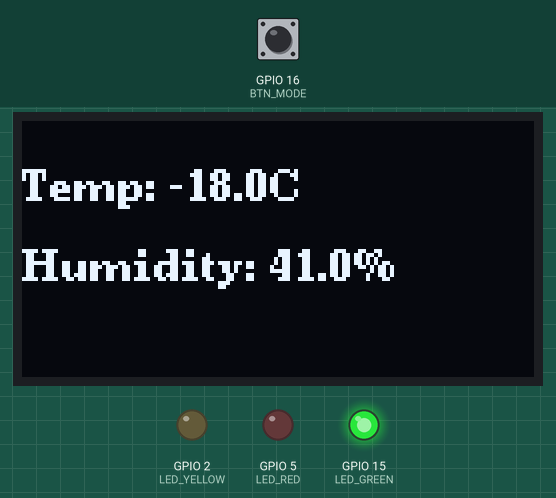
Recording of a program running on a simulated ESP8266 (NodeMCU). On the bench: 128×64 one-colour display, output pins drawn as LEDs (lit = HIGH). The inputs (shaded band) are chosen by the test bench; at power-on: GPIO 16 (BTN_MODE) HIGH. WiFi joins after 1.5 s; servers stay silent unless stated; random numbers use the default seed unless the program sets one; what the program prints to the serial monitor is not drawn.

Above: at 20.2 s.
20.3 s: GPIO 16 (BTN_MODE) pulled LOW for 3 s
At 22.6 s:
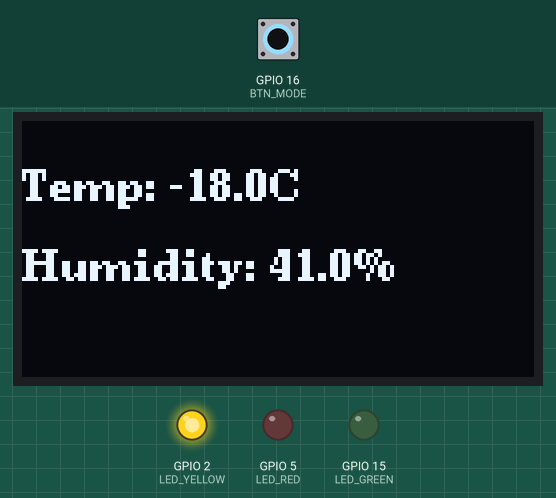
At 30.1 s:
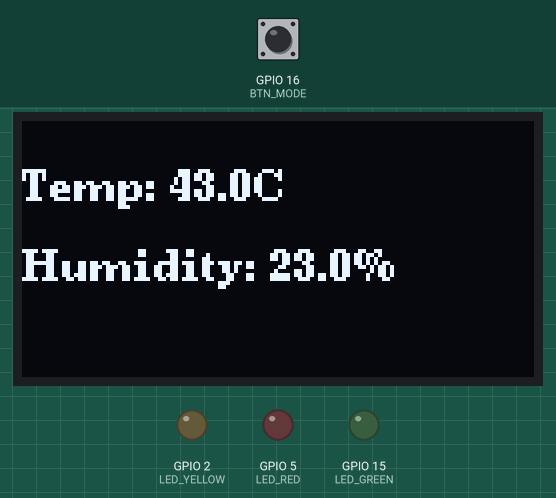
Timing chart, 0 to 38.4 s (numbered marks = the images above; inputs shaded):
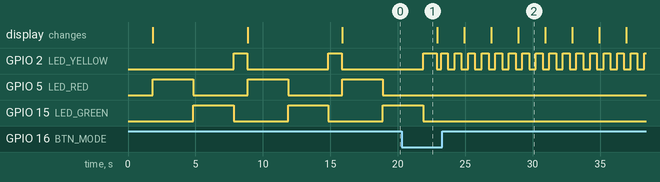

The program:

main.cpp
```cpp
#define BLYNK_PRINT Serial
#include <ESP8266WiFi.h>

#define BLYNK_TEMPLATE_ID "TMPL6LsgAX3Th"
#define BLYNK_TEMPLATE_NAME "ESP8266 Project Blynk"
#define BLYNK_AUTH_TOKEN "NRxDrvNE-3IC_sAFQrndANvDQBM1Sl9P"


#include <BlynkSimpleEsp8266.h>
#include <Wire.h>
#include <U8g2lib.h>
#include "utils.h"

// Thông tin WiFi và Blynk
char auth[] = "NRxDrvNE-3IC_sAFQrndANvDQBM1Sl9P";
char ssid[] = "CNTT-MMT";
char pass[] = "13572468";

// Định nghĩa chân LED và nút nhấn
#define LED_RED    5
#define LED_YELLOW 2
#define LED_GREEN  15
#define BTN_MODE   16

// Khai báo màn hình OLED SH1106
U8G2_SH1106_128X64_NONAME_F_HW_I2C u8g2(U8G2_R0, /* reset=*/ U8X8_PIN_NONE, /* SCL=*/ 12, /* SDA=*/ 13);

// Biến lưu trữ
unsigned long timerTemp = 0;
unsigned long timerUptime = 0;
bool yellowBlinkMode = false;
unsigned long startTime;

// 📌 Gửi thời gian hoạt động lên Blynk (V5)
void sendUptime() {
    unsigned long uptime = (millis() - startTime) / 1000; // Chuyển millis thành giây
    Blynk.virtualWrite(V0, uptime); // Gửi dữ liệu lên Label V5
}
void handleTemperatureHumidity();
void handleTrafficLight();
void handleUptime();
void sendUptime();

void setup() {
    Serial.begin(115200);
    WiFi.begin(ssid, pass);
    Blynk.begin(auth, ssid, pass);

    // Khởi động màn hình OLED
    u8g2.begin();

    // Cấu hình chân LED và nút nhấn
    pinMode(LED_RED, OUTPUT);
    pinMode(LED_YELLOW, OUTPUT);
    pinMode(LED_GREEN, OUTPUT);
    pinMode(BTN_MODE, INPUT_PULLUP);

    startTime = millis();
}

void loop() {
    Blynk.run();
    handleTemperatureHumidity();
    handleTrafficLight();
    handleUptime();
}

// 📌 Sinh số ngẫu nhiên và hiển thị lên OLED
void handleTemperatureHumidity() {
    if (!IsReady(timerTemp, 2000)) return;

    float temperature = random(-40, 81);
    float humidity = random(0, 101);

    Serial.printf("Temp: %.1f°C, Humidity: %.1f%%\n", temperature, humidity);

    u8g2.clearBuffer();
    u8g2.setFont(u8g2_font_ncenB08_tr);
    u8g2.drawStr(0, 20, StringFormat("Temp: %.1fC", temperature).c_str());
    u8g2.drawStr(0, 40, StringFormat("Humidity: %.1f%%", humidity).c_str());
    u8g2.sendBuffer();

    Blynk.virtualWrite(V1, temperature);
    Blynk.virtualWrite(V2, humidity);
}

// 📌 Điều khiển đèn giao thông
void handleTrafficLight() {
    static unsigned long lastBlink = 0;
    static bool lastButtonState = HIGH;

    bool buttonState = digitalRead(BTN_MODE);

    // Kiểm tra nếu nút được nhấn (chống dội)
    if (buttonState == LOW && lastButtonState == HIGH) {
        yellowBlinkMode = !yellowBlinkMode;
        Blynk.virtualWrite(V3, yellowBlinkMode);
        delay(300);
    }
    lastButtonState = buttonState;

    if (yellowBlinkMode) {
        if (millis() - lastBlink > 500) {
            digitalWrite(LED_YELLOW, !digitalRead(LED_YELLOW));
            lastBlink = millis();
        }
        digitalWrite(LED_RED, LOW);
        digitalWrite(LED_GREEN, LOW);
    } else {
        digitalWrite(LED_YELLOW, LOW);
        digitalWrite(LED_RED, HIGH);
        delay(3000);
        digitalWrite(LED_RED, LOW);
        digitalWrite(LED_GREEN, HIGH);
        delay(3000);
        digitalWrite(LED_GREEN, LOW);
        digitalWrite(LED_YELLOW, HIGH);
        delay(1000);
        digitalWrite(LED_YELLOW, LOW);
    }
}

// 📌 Gửi thời gian hoạt động mỗi giây
void handleUptime() {
    if (!IsReady(timerUptime, 1000)) return;
    sendUptime();
}

// 📌 Nhận tín hiệu từ Blynk để điều khiển chế độ đèn vàng nhấp nháy
BLYNK_WRITE(V3) {
    yellowBlinkMode = param.asInt();
}
```

utils.cpp
```cpp
#include "utils.h"
#include <stdarg.h>

bool IsReady(unsigned long &uTimer, uint32_t millisecond) {
    if (millis() - uTimer < millisecond) return false;
    uTimer = millis();
    return true;
}

String StringFormat(const char* fmt, ...) {
    va_list vaArgs;
    va_start(vaArgs, fmt);
    va_list vaArgsCopy;
    va_copy(vaArgsCopy, vaArgs);
    const int len = vsnprintf(NULL, 0, fmt, vaArgsCopy);
    va_end(vaArgsCopy);

    int size = len + 1;
    char* buff = (char*)malloc(size);
    vsnprintf(buff, size, fmt, vaArgs);
    va_end(vaArgs);

    String s = buff;
    free(buff);
    return s;
}
```

utils.h
```cpp
#pragma once
#include <Arduino.h>

bool IsReady(unsigned long &uTimer, uint32_t millisecond);
String StringFormat(const char* fmt, ...);
```

Measured:
- by itself, GPIO 2 (LED_YELLOW): alternates HIGH for 1.0 s and LOW for 6.0 s
- by itself, GPIO 5 (LED_RED), GPIO 15 (LED_GREEN): alternates HIGH for 3.0 s and LOW for 4.0 s
